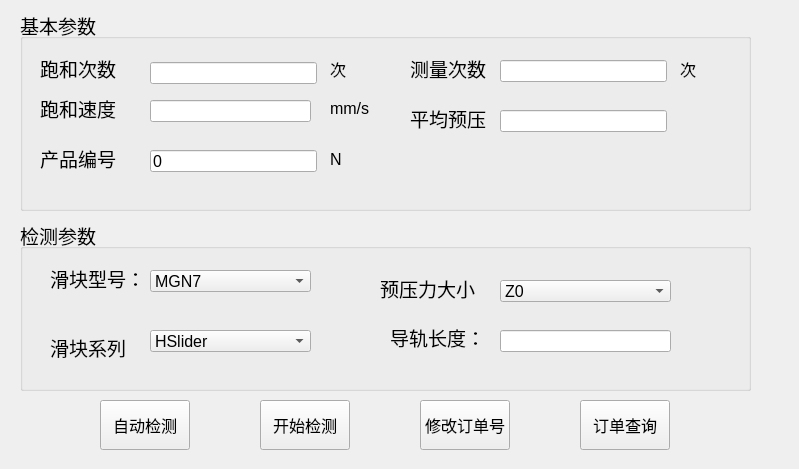
<?xml version="1.0" encoding="UTF-8"?>
<ui version="4.0">
 <class>Form</class>
 <widget class="QWidget" name="Form">
  <property name="geometry">
   <rect>
    <x>0</x>
    <y>0</y>
    <width>799</width>
    <height>469</height>
   </rect>
  </property>
  <property name="font">
   <font>
    <family>Arial</family>
    <pointsize>14</pointsize>
   </font>
  </property>
  <property name="windowTitle">
   <string>参数检测界面</string>
  </property>
  <widget class="QGroupBox" name="groupBox">
   <property name="geometry">
    <rect>
     <x>20</x>
     <y>10</y>
     <width>731</width>
     <height>201</height>
    </rect>
   </property>
   <property name="title">
    <string>基本参数</string>
   </property>
   <widget class="QLabel" name="label_17">
    <property name="geometry">
     <rect>
      <x>20</x>
      <y>40</y>
      <width>80</width>
      <height>37</height>
     </rect>
    </property>
    <property name="font">
     <font>
      <family>Arial</family>
      <pointsize>14</pointsize>
     </font>
    </property>
    <property name="text">
     <string>跑和次数：</string>
    </property>
   </widget>
   <widget class="QLabel" name="label_19">
    <property name="geometry">
     <rect>
      <x>660</x>
      <y>40</y>
      <width>69</width>
      <height>38</height>
     </rect>
    </property>
    <property name="font">
     <font>
      <family>Arial</family>
      <pointsize>12</pointsize>
     </font>
    </property>
    <property name="text">
     <string>次</string>
    </property>
   </widget>
   <widget class="QLabel" name="label_20">
    <property name="geometry">
     <rect>
      <x>310</x>
      <y>40</y>
      <width>69</width>
      <height>38</height>
     </rect>
    </property>
    <property name="font">
     <font>
      <family>Arial</family>
      <pointsize>12</pointsize>
     </font>
    </property>
    <property name="text">
     <string>次</string>
    </property>
   </widget>
   <widget class="QLabel" name="label_18">
    <property name="geometry">
     <rect>
      <x>310</x>
      <y>80</y>
      <width>69</width>
      <height>37</height>
     </rect>
    </property>
    <property name="font">
     <font>
      <family>Arial</family>
      <pointsize>12</pointsize>
     </font>
    </property>
    <property name="text">
     <string>mm/s</string>
    </property>
   </widget>
   <widget class="QLabel" name="label_14">
    <property name="geometry">
     <rect>
      <x>390</x>
      <y>40</y>
      <width>80</width>
      <height>37</height>
     </rect>
    </property>
    <property name="font">
     <font>
      <family>Arial</family>
      <pointsize>14</pointsize>
     </font>
    </property>
    <property name="text">
     <string>测量次数：</string>
    </property>
   </widget>
   <widget class="QLabel" name="label_11">
    <property name="geometry">
     <rect>
      <x>20</x>
      <y>130</y>
      <width>80</width>
      <height>37</height>
     </rect>
    </property>
    <property name="font">
     <font>
      <family>Arial</family>
      <pointsize>14</pointsize>
     </font>
    </property>
    <property name="text">
     <string>产品编号：</string>
    </property>
   </widget>
   <widget class="QLineEdit" name="lineEdit_6">
    <property name="geometry">
     <rect>
      <x>130</x>
      <y>140</y>
      <width>167</width>
      <height>22</height>
     </rect>
    </property>
    <property name="font">
     <font>
      <family>Arial</family>
      <pointsize>12</pointsize>
     </font>
    </property>
    <property name="text">
     <string>0</string>
    </property>
    <property name="maxLength">
     <number>3</number>
    </property>
   </widget>
   <widget class="QLabel" name="label_15">
    <property name="geometry">
     <rect>
      <x>20</x>
      <y>80</y>
      <width>80</width>
      <height>37</height>
     </rect>
    </property>
    <property name="font">
     <font>
      <family>Arial</family>
      <pointsize>14</pointsize>
     </font>
    </property>
    <property name="text">
     <string>跑和速度：</string>
    </property>
   </widget>
   <widget class="QLineEdit" name="leRuntimes_2">
    <property name="geometry">
     <rect>
      <x>130</x>
      <y>52</y>
      <width>167</width>
      <height>22</height>
     </rect>
    </property>
    <property name="font">
     <font>
      <family>Arial</family>
      <pointsize>12</pointsize>
     </font>
    </property>
    <property name="text">
     <string/>
    </property>
    <property name="maxLength">
     <number>3</number>
    </property>
    <property name="readOnly">
     <bool>true</bool>
    </property>
   </widget>
   <widget class="QLabel" name="label_21">
    <property name="geometry">
     <rect>
      <x>310</x>
      <y>130</y>
      <width>69</width>
      <height>38</height>
     </rect>
    </property>
    <property name="font">
     <font>
      <family>Arial</family>
      <pointsize>12</pointsize>
     </font>
    </property>
    <property name="text">
     <string>N</string>
    </property>
   </widget>
   <widget class="QLineEdit" name="leSpeed_2">
    <property name="geometry">
     <rect>
      <x>130</x>
      <y>90</y>
      <width>161</width>
      <height>22</height>
     </rect>
    </property>
    <property name="font">
     <font>
      <family>Arial</family>
      <pointsize>12</pointsize>
     </font>
    </property>
    <property name="text">
     <string/>
    </property>
    <property name="maxLength">
     <number>3</number>
    </property>
    <property name="readOnly">
     <bool>true</bool>
    </property>
   </widget>
   <widget class="QLineEdit" name="lineEdit_5">
    <property name="geometry">
     <rect>
      <x>480</x>
      <y>100</y>
      <width>167</width>
      <height>22</height>
     </rect>
    </property>
    <property name="font">
     <font>
      <family>Arial</family>
      <pointsize>12</pointsize>
     </font>
    </property>
    <property name="text">
     <string/>
    </property>
    <property name="maxLength">
     <number>3</number>
    </property>
    <property name="readOnly">
     <bool>true</bool>
    </property>
   </widget>
   <widget class="QLabel" name="label_16">
    <property name="geometry">
     <rect>
      <x>390</x>
      <y>90</y>
      <width>80</width>
      <height>37</height>
     </rect>
    </property>
    <property name="font">
     <font>
      <family>Arial</family>
      <pointsize>14</pointsize>
     </font>
    </property>
    <property name="text">
     <string>平均预压：</string>
    </property>
   </widget>
   <widget class="QLineEdit" name="leChecktimes_2">
    <property name="geometry">
     <rect>
      <x>480</x>
      <y>50</y>
      <width>167</width>
      <height>22</height>
     </rect>
    </property>
    <property name="font">
     <font>
      <family>Arial</family>
      <pointsize>12</pointsize>
     </font>
    </property>
    <property name="text">
     <string/>
    </property>
    <property name="maxLength">
     <number>3</number>
    </property>
    <property name="readOnly">
     <bool>true</bool>
    </property>
   </widget>
  </widget>
  <widget class="QGroupBox" name="groupBox_2">
   <property name="geometry">
    <rect>
     <x>20</x>
     <y>220</y>
     <width>731</width>
     <height>171</height>
    </rect>
   </property>
   <property name="title">
    <string>检测参数</string>
   </property>
   <widget class="QLabel" name="label_2">
    <property name="geometry">
     <rect>
      <x>30</x>
      <y>100</y>
      <width>81</width>
      <height>55</height>
     </rect>
    </property>
    <property name="font">
     <font>
      <family>Arial</family>
      <pointsize>14</pointsize>
     </font>
    </property>
    <property name="text">
     <string>滑块系列：</string>
    </property>
   </widget>
   <widget class="QLabel" name="label">
    <property name="geometry">
     <rect>
      <x>30</x>
      <y>30</y>
      <width>91</width>
      <height>56</height>
     </rect>
    </property>
    <property name="font">
     <font>
      <family>Arial</family>
      <pointsize>14</pointsize>
     </font>
    </property>
    <property name="text">
     <string>滑块型号：</string>
    </property>
   </widget>
   <widget class="QLabel" name="label_3">
    <property name="geometry">
     <rect>
      <x>360</x>
      <y>40</y>
      <width>101</width>
      <height>56</height>
     </rect>
    </property>
    <property name="font">
     <font>
      <family>Arial</family>
      <pointsize>14</pointsize>
     </font>
    </property>
    <property name="text">
     <string>预压力大小：</string>
    </property>
   </widget>
   <widget class="QLabel" name="label_22">
    <property name="geometry">
     <rect>
      <x>370</x>
      <y>90</y>
      <width>101</width>
      <height>55</height>
     </rect>
    </property>
    <property name="font">
     <font>
      <family>Arial</family>
      <pointsize>14</pointsize>
     </font>
    </property>
    <property name="text">
     <string>导轨长度：</string>
    </property>
   </widget>
   <widget class="QComboBox" name="comboBox">
    <property name="geometry">
     <rect>
      <x>130</x>
      <y>50</y>
      <width>161</width>
      <height>22</height>
     </rect>
    </property>
    <property name="font">
     <font>
      <family>Arial</family>
      <pointsize>12</pointsize>
     </font>
    </property>
    <item>
     <property name="text">
      <string>MGN7</string>
     </property>
    </item>
    <item>
     <property name="text">
      <string>MGN9</string>
     </property>
    </item>
   </widget>
   <widget class="QComboBox" name="comboBox_4">
    <property name="geometry">
     <rect>
      <x>130</x>
      <y>110</y>
      <width>161</width>
      <height>22</height>
     </rect>
    </property>
    <property name="font">
     <font>
      <family>Arial</family>
      <pointsize>12</pointsize>
     </font>
    </property>
    <item>
     <property name="text">
      <string>HSlider</string>
     </property>
    </item>
    <item>
     <property name="text">
      <string>CSlider</string>
     </property>
    </item>
   </widget>
   <widget class="QComboBox" name="comboBox_5">
    <property name="geometry">
     <rect>
      <x>480</x>
      <y>60</y>
      <width>171</width>
      <height>22</height>
     </rect>
    </property>
    <property name="font">
     <font>
      <family>Arial</family>
      <pointsize>12</pointsize>
     </font>
    </property>
    <item>
     <property name="text">
      <string>Z0</string>
     </property>
    </item>
    <item>
     <property name="text">
      <string>Z1</string>
     </property>
    </item>
    <item>
     <property name="text">
      <string>ZF</string>
     </property>
    </item>
   </widget>
   <widget class="QLineEdit" name="lineEdit_7">
    <property name="geometry">
     <rect>
      <x>480</x>
      <y>110</y>
      <width>171</width>
      <height>22</height>
     </rect>
    </property>
    <property name="font">
     <font>
      <family>Arial</family>
      <pointsize>12</pointsize>
     </font>
    </property>
    <property name="text">
     <string/>
    </property>
    <property name="maxLength">
     <number>3</number>
    </property>
    <property name="readOnly">
     <bool>true</bool>
    </property>
   </widget>
  </widget>
  <widget class="QPushButton" name="btnAutoCheck">
   <property name="geometry">
    <rect>
     <x>100</x>
     <y>400</y>
     <width>90</width>
     <height>50</height>
    </rect>
   </property>
   <property name="font">
    <font>
     <family>Arial</family>
     <pointsize>12</pointsize>
    </font>
   </property>
   <property name="text">
    <string>自动检测</string>
   </property>
  </widget>
  <widget class="QPushButton" name="btnStartCheck">
   <property name="geometry">
    <rect>
     <x>260</x>
     <y>400</y>
     <width>90</width>
     <height>50</height>
    </rect>
   </property>
   <property name="font">
    <font>
     <family>Arial</family>
     <pointsize>12</pointsize>
    </font>
   </property>
   <property name="text">
    <string>开始检测</string>
   </property>
  </widget>
  <widget class="QPushButton" name="btnBackToPas">
   <property name="geometry">
    <rect>
     <x>420</x>
     <y>400</y>
     <width>90</width>
     <height>50</height>
    </rect>
   </property>
   <property name="font">
    <font>
     <family>Arial</family>
     <pointsize>12</pointsize>
    </font>
   </property>
   <property name="text">
    <string>修改订单号</string>
   </property>
  </widget>
  <widget class="QPushButton" name="btnQuery">
   <property name="geometry">
    <rect>
     <x>580</x>
     <y>400</y>
     <width>90</width>
     <height>50</height>
    </rect>
   </property>
   <property name="font">
    <font>
     <family>Arial</family>
     <pointsize>12</pointsize>
    </font>
   </property>
   <property name="text">
    <string>订单查询</string>
   </property>
  </widget>
 </widget>
 <resources/>
 <connections/>
</ui>
